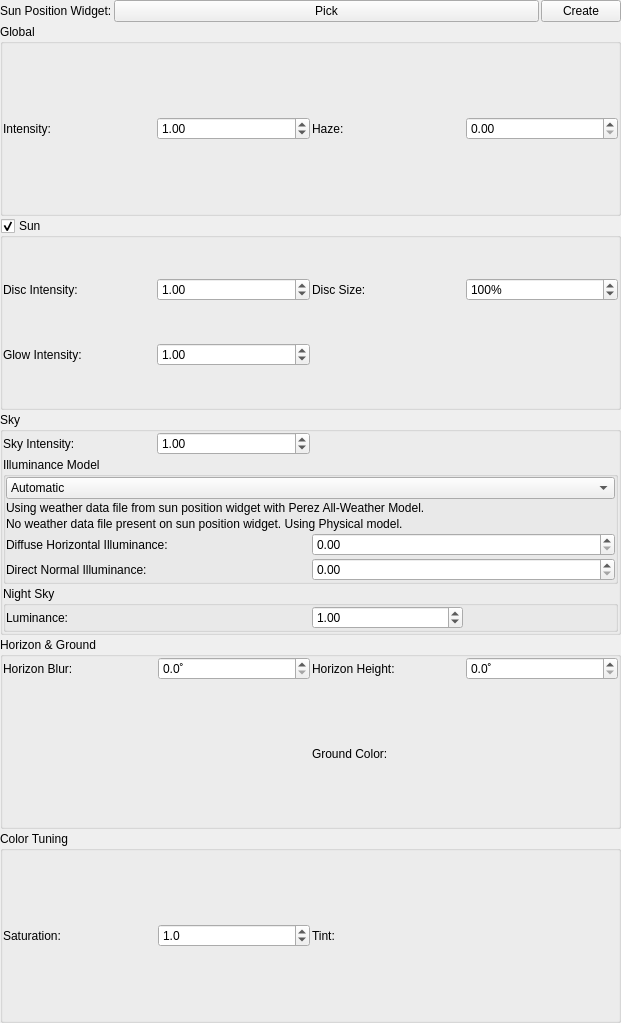
<?xml version="1.0" encoding="UTF-8"?>
<ui version="4.0">
 <class>PhysSunSky</class>
 <widget class="QWidget" name="PhysSunSky">
  <property name="geometry">
   <rect>
    <x>0</x>
    <y>0</y>
    <width>621</width>
    <height>1023</height>
   </rect>
  </property>
  <property name="windowTitle">
   <string>Form</string>
  </property>
  <layout class="QVBoxLayout" name="verticalLayout">
   <item>
    <layout class="QHBoxLayout" name="horizontalLayout">
     <item>
      <widget class="QLabel" name="label_15">
       <property name="sizePolicy">
        <sizepolicy hsizetype="Maximum" vsizetype="Preferred">
         <horstretch>0</horstretch>
         <verstretch>0</verstretch>
        </sizepolicy>
       </property>
       <property name="text">
        <string>Sun Position Widget:</string>
       </property>
       <property name="wordWrap">
        <bool>true</bool>
       </property>
      </widget>
     </item>
     <item>
      <widget class="QPushButton" name="sun_position_object">
       <property name="sizePolicy">
        <sizepolicy hsizetype="Minimum" vsizetype="Fixed">
         <horstretch>0</horstretch>
         <verstretch>0</verstretch>
        </sizepolicy>
       </property>
       <property name="toolTip">
        <string>Select the Sun Positioner object from which the direction of the sun is to be controlled.</string>
       </property>
       <property name="text">
        <string>Pick</string>
       </property>
      </widget>
     </item>
     <item>
      <widget class="QPushButton" name="create_sun_positioner_button">
       <property name="sizePolicy">
        <sizepolicy hsizetype="Maximum" vsizetype="Fixed">
         <horstretch>0</horstretch>
         <verstretch>0</verstretch>
        </sizepolicy>
       </property>
       <property name="toolTip">
        <string>Create a new Sun Positioner object with which to control the position of the sun.</string>
       </property>
       <property name="text">
        <string>Create</string>
       </property>
      </widget>
     </item>
    </layout>
   </item>
   <item>
    <widget class="QGroupBox" name="groupBox">
     <property name="title">
      <string>Global</string>
     </property>
     <layout class="QGridLayout" name="gridLayout">
      <item row="0" column="0">
       <widget class="QLabel" name="label">
        <property name="text">
         <string>Intensity:</string>
        </property>
        <property name="margin">
         <number>0</number>
        </property>
       </widget>
      </item>
      <item row="0" column="2">
       <widget class="QLabel" name="label_4">
        <property name="text">
         <string>Haze:</string>
        </property>
        <property name="margin">
         <number>0</number>
        </property>
       </widget>
      </item>
      <item row="0" column="1">
       <widget class="MaxSDK::QmaxDoubleSpinBox" name="global_intensity">
        <property name="toolTip">
         <string>Multiplier that affects both sun and sky intensities.</string>
        </property>
        <property name="singleStep">
         <double>0.100000000000000</double>
        </property>
        <property name="value">
         <double>1.000000000000000</double>
        </property>
       </widget>
      </item>
      <item row="0" column="3">
       <widget class="MaxSDK::QmaxDoubleSpinBox" name="haze">
        <property name="toolTip">
         <string>The amount of haze (airborne particles and pollution) present in the atmosphere.</string>
        </property>
        <property name="singleStep">
         <double>0.100000000000000</double>
        </property>
       </widget>
      </item>
     </layout>
    </widget>
   </item>
   <item>
    <widget class="QGroupBox" name="sun_enabled">
     <property name="toolTip">
      <string>Enables or disables the presence of the sun in the sky.</string>
     </property>
     <property name="title">
      <string>Sun</string>
     </property>
     <property name="checkable">
      <bool>true</bool>
     </property>
     <layout class="QGridLayout" name="gridLayout_2">
      <item row="0" column="3">
       <widget class="MaxSDK::QmaxDoubleSpinBox" name="sun_disc_scale_percent">
        <property name="toolTip">
         <string>Size of the sun disc, with 100% being the real-world size.</string>
        </property>
        <property name="suffix">
         <string>%</string>
        </property>
        <property name="decimals">
         <number>0</number>
        </property>
        <property name="minimum">
         <double>1.000000000000000</double>
        </property>
        <property name="maximum">
         <double>10000.000000000000000</double>
        </property>
        <property name="singleStep">
         <double>25.000000000000000</double>
        </property>
        <property name="value">
         <double>100.000000000000000</double>
        </property>
       </widget>
      </item>
      <item row="0" column="0">
       <widget class="QLabel" name="label_2">
        <property name="text">
         <string>Disc Intensity:</string>
        </property>
        <property name="wordWrap">
         <bool>true</bool>
        </property>
        <property name="margin">
         <number>0</number>
        </property>
       </widget>
      </item>
      <item row="0" column="2">
       <widget class="QLabel" name="label_6">
        <property name="text">
         <string>Disc Size:</string>
        </property>
        <property name="margin">
         <number>0</number>
        </property>
       </widget>
      </item>
      <item row="0" column="1">
       <widget class="MaxSDK::QmaxDoubleSpinBox" name="sun_disc_intensity">
        <property name="toolTip">
         <string>Multiplier that affects the sun intensity, with 1.0 being the real-world value.</string>
        </property>
        <property name="singleStep">
         <double>0.100000000000000</double>
        </property>
        <property name="value">
         <double>1.000000000000000</double>
        </property>
       </widget>
      </item>
      <item row="1" column="0">
       <widget class="QLabel" name="label_7">
        <property name="text">
         <string>Glow Intensity:</string>
        </property>
        <property name="wordWrap">
         <bool>true</bool>
        </property>
        <property name="margin">
         <number>0</number>
        </property>
       </widget>
      </item>
      <item row="1" column="1">
       <widget class="MaxSDK::QmaxDoubleSpinBox" name="sun_glow_intensity">
        <property name="toolTip">
         <string>&lt;html&gt;&lt;head/&gt;&lt;body&gt;&lt;p&gt;Intensity of the glow around the sun disc. This effect isn't strictly physical. Changing this value doesn't make the sun brighter or darker overall; it merely displaces the intensity between the disc and glow areas.&lt;/p&gt;&lt;/body&gt;&lt;/html&gt;</string>
        </property>
        <property name="singleStep">
         <double>0.100000000000000</double>
        </property>
        <property name="value">
         <double>1.000000000000000</double>
        </property>
       </widget>
      </item>
     </layout>
    </widget>
   </item>
   <item>
    <widget class="QGroupBox" name="groupBox_3">
     <property name="title">
      <string>Sky</string>
     </property>
     <property name="checkable">
      <bool>false</bool>
     </property>
     <layout class="QGridLayout" name="gridLayout_3" columnstretch="0,0,0,0">
      <item row="0" column="0">
       <widget class="QLabel" name="label_5">
        <property name="text">
         <string>Sky Intensity:</string>
        </property>
        <property name="wordWrap">
         <bool>true</bool>
        </property>
        <property name="margin">
         <number>0</number>
        </property>
       </widget>
      </item>
      <item row="1" column="0" colspan="4">
       <widget class="QGroupBox" name="groupBox_2">
        <property name="title">
         <string>Illuminance Model</string>
        </property>
        <layout class="QVBoxLayout" name="verticalLayout_2">
         <item>
          <widget class="QComboBox" name="illuminance_model">
           <property name="toolTip">
            <string>Select the mathematical model from which the sky illuminance is derived.</string>
           </property>
           <item>
            <property name="text">
             <string>Automatic</string>
            </property>
           </item>
           <item>
            <property name="text">
             <string>Physical (Preetham et al.)</string>
            </property>
           </item>
           <item>
            <property name="text">
             <string>Measured (Perez All-Weather)</string>
            </property>
           </item>
          </widget>
         </item>
         <item>
          <widget class="QLabel" name="label_illum_using_weather_file">
           <property name="text">
            <string>Using weather data file from sun position widget with Perez All-Weather Model.</string>
           </property>
           <property name="wordWrap">
            <bool>true</bool>
           </property>
          </widget>
         </item>
         <item>
          <widget class="QLabel" name="label_illum_not_using_weather_file">
           <property name="text">
            <string>No weather data file present on sun position widget. Using Physical model.</string>
           </property>
           <property name="wordWrap">
            <bool>true</bool>
           </property>
          </widget>
         </item>
         <item>
          <layout class="QGridLayout" name="gridLayout_6">
           <item row="0" column="1">
            <widget class="MaxSDK::QmaxLightingSpinBox" name="perez_diffuse_horizontal_illuminance">
             <property name="toolTip">
              <string>Illuminance measured on the horizontal plane, excluding the sun and circumsolar area.</string>
             </property>
             <property name="singleStep">
              <double>1000.000000000000000</double>
             </property>
            </widget>
           </item>
           <item row="0" column="0">
            <widget class="QLabel" name="label_diffus_hor_ill">
             <property name="text">
              <string>Diffuse Horizontal Illuminance:</string>
             </property>
             <property name="wordWrap">
              <bool>true</bool>
             </property>
             <property name="margin">
              <number>0</number>
             </property>
            </widget>
           </item>
           <item row="1" column="1">
            <widget class="MaxSDK::QmaxLightingSpinBox" name="perez_direct_normal_illuminance">
             <property name="toolTip">
              <string>Illuminance measured while facing the sun.</string>
             </property>
             <property name="singleStep">
              <double>1000.000000000000000</double>
             </property>
            </widget>
           </item>
           <item row="1" column="0">
            <widget class="QLabel" name="label_dir_norm_ill">
             <property name="text">
              <string>Direct Normal Illuminance:</string>
             </property>
             <property name="wordWrap">
              <bool>true</bool>
             </property>
             <property name="margin">
              <number>0</number>
             </property>
            </widget>
           </item>
          </layout>
         </item>
        </layout>
       </widget>
      </item>
      <item row="0" column="1">
       <widget class="MaxSDK::QmaxDoubleSpinBox" name="sky_intensity">
        <property name="toolTip">
         <string>Multiplier that affects the sky intensity, with 1.0 being the real-world value.</string>
        </property>
        <property name="singleStep">
         <double>0.100000000000000</double>
        </property>
        <property name="value">
         <double>1.000000000000000</double>
        </property>
       </widget>
      </item>
      <item row="2" column="0" colspan="4">
       <widget class="QGroupBox" name="groupBox_6">
        <property name="title">
         <string>Night Sky</string>
        </property>
        <layout class="QGridLayout" name="gridLayout_7" columnstretch="0">
         <item row="0" column="0">
          <layout class="QGridLayout" name="gridLayout_9" columnminimumwidth="0,0">
           <item row="0" column="1">
            <layout class="QGridLayout" name="gridLayout_8">
             <item row="0" column="0">
              <widget class="MaxSDK::QmaxLightingSpinBox" name="night_intensity">
               <property name="toolTip">
                <string>The luminance of the night sky. This is used once the sun dips below the horizon.</string>
               </property>
               <property name="maximum">
                <double>999999999.000000000000000</double>
               </property>
               <property name="value">
                <double>1.000000000000000</double>
               </property>
              </widget>
             </item>
             <item row="0" column="1">
              <widget class="MaxSDK::QMaxColorSwatch" name="night_color" native="true"/>
             </item>
            </layout>
           </item>
           <item row="0" column="0">
            <widget class="QLabel" name="label_9">
             <property name="text">
              <string>Luminance:</string>
             </property>
             <property name="wordWrap">
              <bool>true</bool>
             </property>
             <property name="margin">
              <number>0</number>
             </property>
            </widget>
           </item>
          </layout>
         </item>
        </layout>
       </widget>
      </item>
     </layout>
    </widget>
   </item>
   <item>
    <widget class="QGroupBox" name="groupBox_4">
     <property name="title">
      <string>Horizon &amp;&amp; Ground</string>
     </property>
     <layout class="QGridLayout" name="gridLayout_4">
      <item row="1" column="1">
       <layout class="QGridLayout" name="gridLayout_17">
        <item row="0" column="0">
         <layout class="QGridLayout" name="gridLayout_15">
          <item row="0" column="1">
           <widget class="MaxSDK::QmaxDoubleSpinBox" name="horizon_blur_deg">
            <property name="toolTip">
             <string>The extent of the area in which the ground and sky are blurred together to form a fuzzy horizon.</string>
            </property>
            <property name="suffix">
             <string>˚</string>
            </property>
            <property name="decimals">
             <number>1</number>
            </property>
            <property name="singleStep">
             <double>0.100000000000000</double>
            </property>
           </widget>
          </item>
          <item row="0" column="0">
           <widget class="QLabel" name="label_13">
            <property name="text">
             <string>Horizon Blur:</string>
            </property>
            <property name="wordWrap">
             <bool>true</bool>
            </property>
            <property name="margin">
             <number>0</number>
            </property>
           </widget>
          </item>
          <item row="1" column="0">
           <widget class="QWidget" name="widget" native="true"/>
          </item>
         </layout>
        </item>
        <item row="0" column="1">
         <layout class="QGridLayout" name="gridLayout_16">
          <item row="0" column="1">
           <widget class="MaxSDK::QmaxDoubleSpinBox" name="horizon_height_deg">
            <property name="toolTip">
             <string>The height of the horizon line, to be used for artificially raising or lowering the horizon line (along with the entire sky and sun).</string>
            </property>
            <property name="suffix">
             <string>˚</string>
            </property>
            <property name="decimals">
             <number>1</number>
            </property>
            <property name="singleStep">
             <double>0.100000000000000</double>
            </property>
           </widget>
          </item>
          <item row="0" column="0">
           <widget class="QLabel" name="label_10">
            <property name="text">
             <string>Horizon Height:</string>
            </property>
            <property name="wordWrap">
             <bool>true</bool>
            </property>
            <property name="margin">
             <number>0</number>
            </property>
           </widget>
          </item>
          <item row="1" column="0">
           <widget class="QLabel" name="label_11">
            <property name="text">
             <string>Ground Color:</string>
            </property>
            <property name="margin">
             <number>0</number>
            </property>
           </widget>
          </item>
          <item row="1" column="1">
           <widget class="MaxSDK::QMaxColorSwatch" name="ground_color" native="true">
            <property name="toolTip">
             <string>Diffuse reflectance of the simulated ground plane, rendered below the horizon and illuminated by the sun and sky.</string>
            </property>
           </widget>
          </item>
         </layout>
        </item>
       </layout>
      </item>
     </layout>
    </widget>
   </item>
   <item>
    <widget class="QGroupBox" name="groupBox_5">
     <property name="title">
      <string>Color Tuning</string>
     </property>
     <layout class="QGridLayout" name="gridLayout_5">
      <item row="0" column="0">
       <layout class="QGridLayout" name="gridLayout_14">
        <item row="0" column="0">
         <layout class="QGridLayout" name="gridLayout_12">
          <item row="0" column="1">
           <widget class="MaxSDK::QmaxDoubleSpinBox" name="saturation">
            <property name="toolTip">
             <string>The saturation multiplier for the resulting environnment color. A value of 0.0 may be useful to simulate an overcast sky (along with a high haze value).</string>
            </property>
            <property name="suffix">
             <string/>
            </property>
            <property name="decimals">
             <number>1</number>
            </property>
            <property name="singleStep">
             <double>0.100000000000000</double>
            </property>
            <property name="value">
             <double>1.000000000000000</double>
            </property>
           </widget>
          </item>
          <item row="0" column="0">
           <widget class="QLabel" name="label_14">
            <property name="text">
             <string>Saturation:</string>
            </property>
            <property name="margin">
             <number>0</number>
            </property>
           </widget>
          </item>
         </layout>
        </item>
        <item row="0" column="1">
         <layout class="QGridLayout" name="gridLayout_13">
          <item row="0" column="0">
           <widget class="QLabel" name="label_12">
            <property name="text">
             <string>Tint:</string>
            </property>
            <property name="margin">
             <number>0</number>
            </property>
           </widget>
          </item>
          <item row="0" column="1">
           <widget class="MaxSDK::QMaxColorSwatch" name="tint" native="true">
            <property name="toolTip">
             <string>A color multiplier for the entire sun &amp; sky environment.</string>
            </property>
           </widget>
          </item>
         </layout>
        </item>
       </layout>
      </item>
     </layout>
    </widget>
   </item>
  </layout>
 </widget>
 <layoutdefault spacing="2" margin="0"/>
 <customwidgets>
  <customwidget>
   <class>MaxSDK::QmaxLightingSpinBox</class>
   <extends>QDoubleSpinBox</extends>
   <header location="global">Qt/QmaxSpinBox.h</header>
  </customwidget>
  <customwidget>
   <class>MaxSDK::QmaxDoubleSpinBox</class>
   <extends>QDoubleSpinBox</extends>
   <header location="global">Qt/QmaxSpinBox.h</header>
  </customwidget>
  <customwidget>
   <class>MaxSDK::QMaxColorSwatch</class>
   <extends>QWidget</extends>
   <header location="global">qt/qmaxcolorswatch.h</header>
   <container>1</container>
  </customwidget>
 </customwidgets>
 <resources/>
 <connections/>
</ui>
